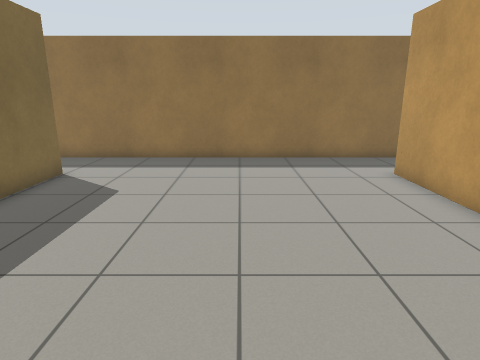
[1] (above)

15 first-person views from a walk through a world built for the Gazebo simulator. The camera is 1.2 m above the floor, tilts 14° down and sees 75° across. The floor is counted in squares, 0.5 m on a side. Each view is taken from the middle of a square. On the plan, view 1 faces up. The plan holds only what a view shows up to about 19 squares ahead; the rest is blank.

[2]
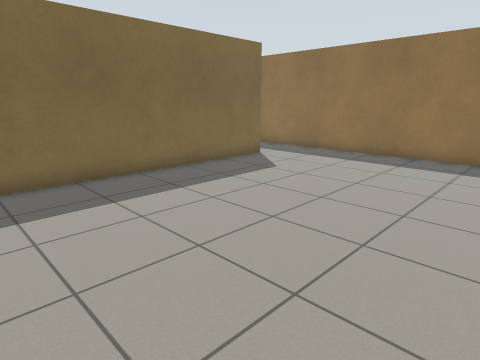

[3]
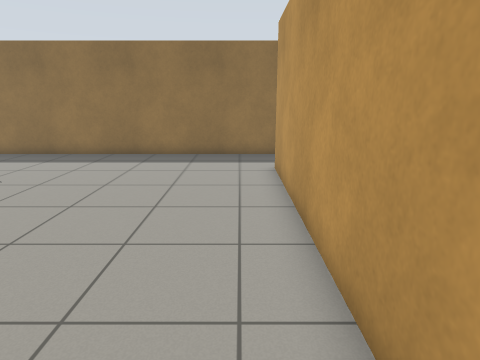

[4]
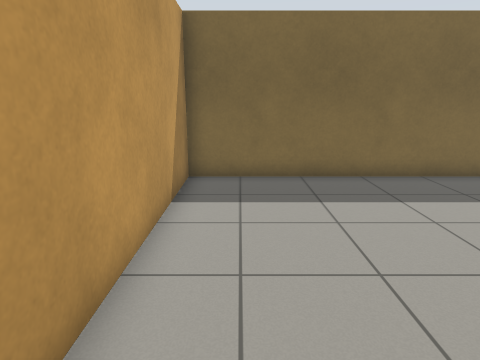

[5]
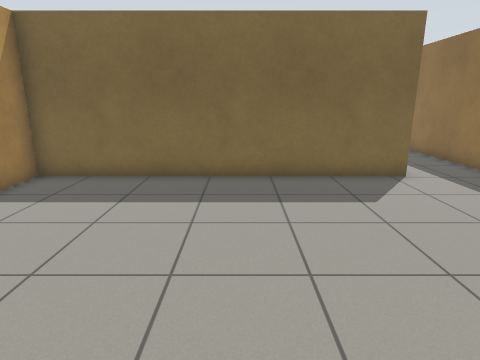

[6]
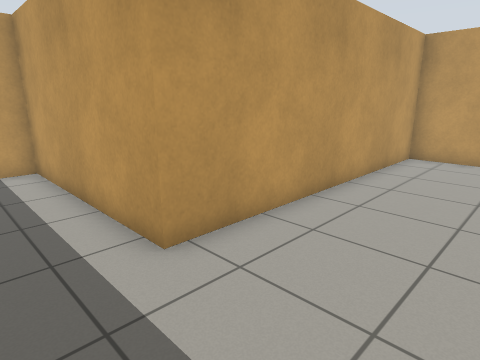

[7]
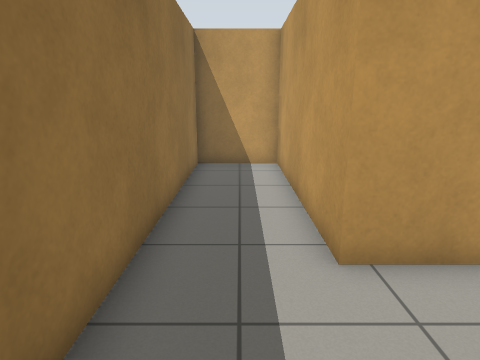

[8]
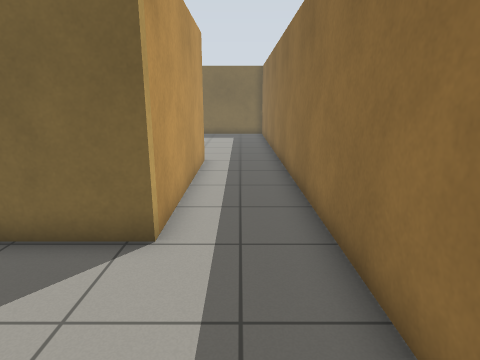

[9]
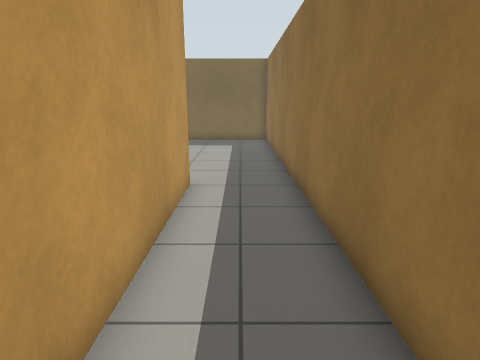

[10]
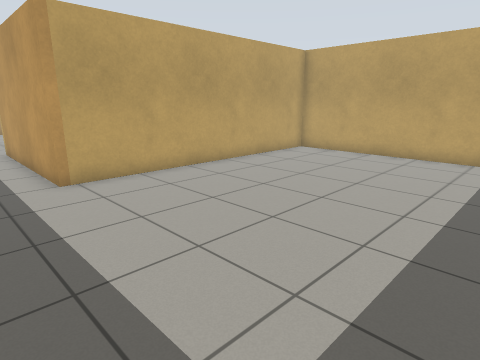

[11]
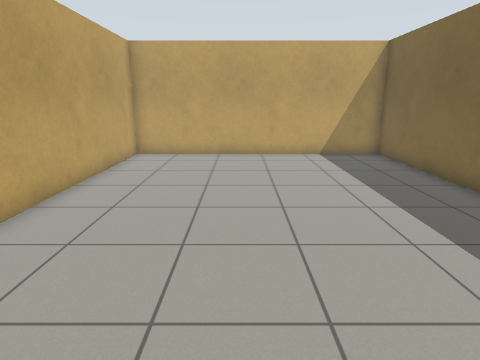

[12]
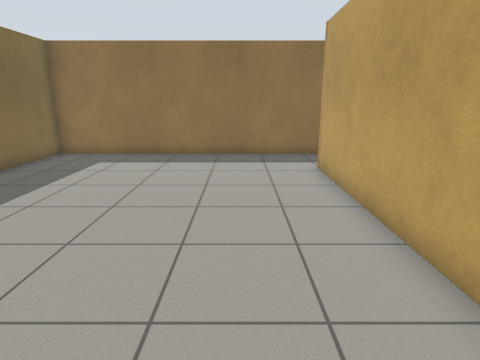

[13]
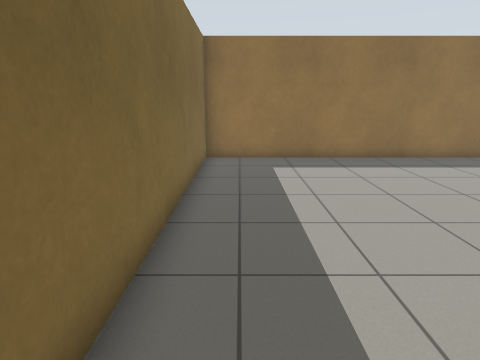

[14]
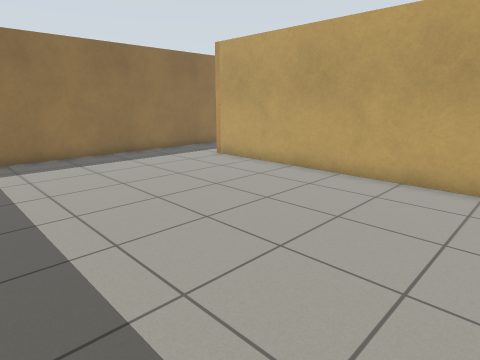

[15]
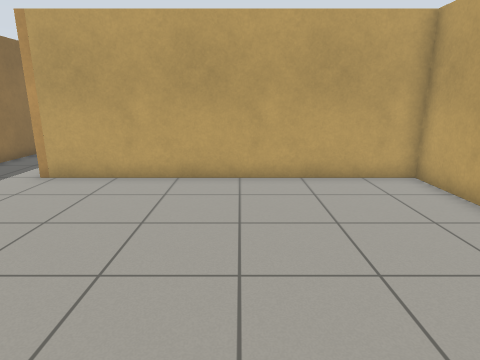

### Floor plan
Ten units are one square. View 1 is at (0, 0); x grows to the right and y downward. Boxes are objects, and circles mark ways between rooms. Rooms are numbered by the first view taken in them; rooms with no view inside come last. Other rooms are left out.
<svg viewBox="-260 -142 399 164">
<path fill="none" stroke="#000" d="M-141 -105 -61 -105 -61 17 53 17 53 -105 134 -105 134 -137 -145 -137M-255 17 -141 17 -141 -105M-145 -137 -255 -137 -255 -16"/>
<circle cx="-140" cy="-125" r="3" fill="#2a7"/>
<text x="-10" y="-70">1</text>
<text x="-200" y="-60">2</text>
</svg>
Room 1 opens to room 2.

Where each view was taken, in squares from view 1:
view 1: 0 up, 0 right, facing up
view 2: 1 down, 4 right, facing up-left
view 3: 1 down, 4 right, facing up
view 4: 0 up, 4 right, facing left
view 5: 5 up, 4 right, facing left
view 6: 13 up, 1 right, facing down-right
view 7: 12 up, 1 right, facing right
view 8: 12 up, 1 left, facing left
view 9: 12 up, 5 left, facing left
view 10: 13 up, 24 left, facing down-right
view 11: 13 up, 19 left, facing down
view 12: 1 down, 17 left, facing up
view 13: 0 up, 24 left, facing up
view 14: 1 down, 24 left, facing up-right
view 15: 4 up, 24 left, facing right
